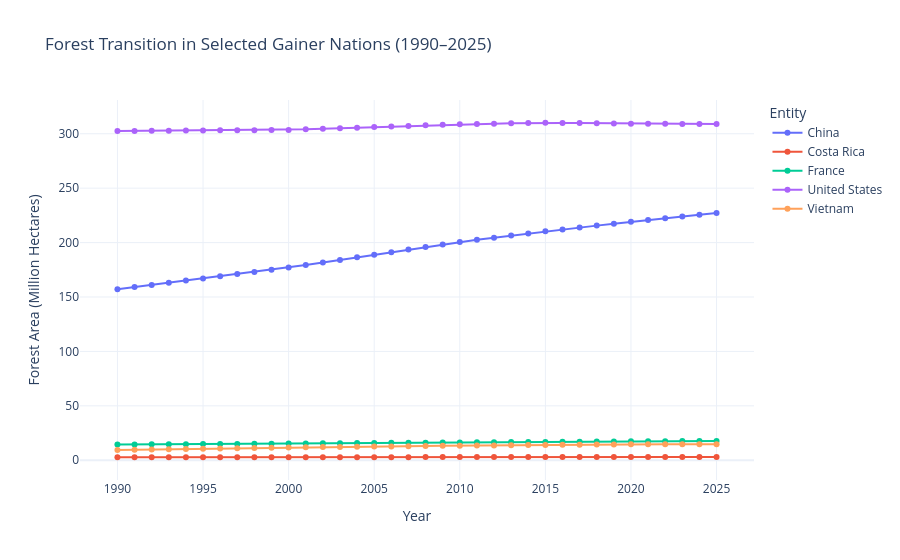

Source (notebook cell):
### Markdown cell above
### 2. Forest Transition Theory Analysis
Forest Transition Theory states that industrializing nations transition from net forest loss to forest stabilization and eventual net forest expansion as rural populations urbanize, agricultural productivity intensifies, and governments invest in forest conservation.
- **China**: The world's largest afforestation effort (Three-North Shelterbelt / Great Green Wall, Grain for Green), expanding forest area by over **60 Million hectares**.
- **Vietnam & Costa Rica**: Classic tropical transition examples shifting from clearing to ecotourism and payment for ecosystem services (PES).

### Code cell
transition_countries = ["CHN", "VNM", "CRI", "USA", "FRA"]
df_trans = df_panel[df_panel["ISO3"].isin(transition_countries)]

fig_trans = px.line(
    df_trans,
    x="Year",
    y="Forest_Area_Mha",
    color="Entity",
    markers=True,
    title="Forest Transition in Selected Gainer Nations (1990–2025)",
    labels={"Forest_Area_Mha": "Forest Area (Million Hectares)"}
)
fig_trans.update_layout(template="plotly_white")
fig_trans.show()

### Figure 1 — Plotly figure (JSON) as saved in the notebook; plotly's stock layout.template omitted (floating-point values rounded to 4 significant figures)
{"data": [{"hovertemplate": "Entity=China<br>Year=%{x}<br>Forest Area (Million Hectares)=%{y}<extra></extra>", "legendgroup": "China", "line": {"color": "#636efa", "dash": "solid"}, "marker": {"symbol": "circle"}, "mode": "lines+markers", "name": "China", "orientation": "v", "showlegend": true, "type": "scatter", "x": [1990, 1991, 1992, 1993, 1994, 1995, 1996, 1997, 1998, 1999, 2000, 2001, 2002, 2003, 2004, 2005, 2006, 2007, 2008, 2009, 2010, 2011, 2012, 2013, 2014, 2015, 2016, 2017, 2018, 2019, 2020, 2021, 2022, 2023, 2024, 2025], "xaxis": "x", "y": [157.1, 159.1, 161.1, 163.1, 165.1, 167.1, 169.1, 171.0, 173.0, 175.0, 177.0, 179.4, 181.7, 184.1, 186.4, 188.8, 191.2, 193.5, 195.9, 198.2, 200.6, 202.5, 204.5, 206.4, 208.4, 210.3, 212.1, 213.8, 215.6, 217.3, 219.1, 220.7, 222.3, 223.9, 225.5, 227.2], "yaxis": "y"}, {"hovertemplate": "Entity=Costa Rica<br>Year=%{x}<br>Forest Area (Million Hectares)=%{y}<extra></extra>", "legendgroup": "Costa Rica", "line": {"color": "#EF553B", "dash": "solid"}, "marker": {"symbol": "circle"}, "mode": "lines+markers", "name": "Costa Rica", "orientation": "v", "showlegend": true, "type": "scatter", "x": [1990, 1991, 1992, 1993, 1994, 1995, 1996, 1997, 1998, 1999, 2000, 2001, 2002, 2003, 2004, 2005, 2006, 2007, 2008, 2009, 2010, 2011, 2012, 2013, 2014, 2015, 2016, 2017, 2018, 2019, 2020, 2021, 2022, 2023, 2024, 2025], "xaxis": "x", "y": [2.759, 2.768, 2.777, 2.786, 2.795, 2.804, 2.813, 2.822, 2.831, 2.84, 2.849, 2.852, 2.855, 2.859, 2.862, 2.865, 2.868, 2.871, 2.874, 2.878, 2.881, 2.895, 2.91, 2.925, 2.94, 2.954, 2.958, 2.961, 2.965, 2.969, 2.972, 2.976, 2.979, 2.983, 2.986, 2.99], "yaxis": "y"}, {"hovertemplate": "Entity=France<br>Year=%{x}<br>Forest Area (Million Hectares)=%{y}<extra></extra>", "legendgroup": "France", "line": {"color": "#00cc96", "dash": "solid"}, "marker": {"symbol": "circle"}, "mode": "lines+markers", "name": "France", "orientation": "v", "showlegend": true, "type": "scatter", "x": [1990, 1991, 1992, 1993, 1994, 1995, 1996, 1997, 1998, 1999, 2000, 2001, 2002, 2003, 2004, 2005, 2006, 2007, 2008, 2009, 2010, 2011, 2012, 2013, 2014, 2015, 2016, 2017, 2018, 2019, 2020, 2021, 2022, 2023, 2024, 2025], "xaxis": "x", "y": [14.44, 14.52, 14.61, 14.69, 14.78, 14.86, 14.95, 15.03, 15.12, 15.2, 15.29, 15.4, 15.51, 15.63, 15.74, 15.85, 15.97, 16.08, 16.19, 16.31, 16.42, 16.5, 16.59, 16.67, 16.75, 16.84, 16.94, 17.04, 17.14, 17.25, 17.35, 17.44, 17.53, 17.62, 17.71, 17.8], "yaxis": "y"}, {"hovertemplate": "Entity=United States<br>Year=%{x}<br>Forest Area (Million Hectares)=%{y}<extra></extra>", "legendgroup": "United States", "line": {"color": "#ab63fa", "dash": "solid"}, "marker": {"symbol": "circle"}, "mode": "lines+markers", "name": "United States", "orientation": "v", "showlegend": true, "type": "scatter", "x": [1990, 1991, 1992, 1993, 1994, 1995, 1996, 1997, 1998, 1999, 2000, 2001, 2002, 2003, 2004, 2005, 2006, 2007, 2008, 2009, 2010, 2011, 2012, 2013, 2014, 2015, 2016, 2017, 2018, 2019, 2020, 2021, 2022, 2023, 2024, 2025], "xaxis": "x", "y": [302.4, 302.6, 302.7, 302.8, 302.9, 303.0, 303.1, 303.2, 303.3, 303.4, 303.5, 304.1, 304.6, 305.1, 305.6, 306.1, 306.6, 307.2, 307.7, 308.2, 308.7, 309.0, 309.3, 309.5, 309.8, 310.1, 309.9, 309.8, 309.6, 309.4, 309.3, 309.2, 309.1, 309.0, 309.0, 308.9], "yaxis": "y"}, {"hovertemplate": "Entity=Vietnam<br>Year=%{x}<br>Forest Area (Million Hectares)=%{y}<extra></extra>", "legendgroup": "Vietnam", "line": {"color": "#FFA15A", "dash": "solid"}, "marker": {"symbol": "circle"}, "mode": "lines+markers", "name": "Vietnam", "orientation": "v", "showlegend": true, "type": "scatter", "x": [1990, 1991, 1992, 1993, 1994, 1995, 1996, 1997, 1998, 1999, 2000, 2001, 2002, 2003, 2004, 2005, 2006, 2007, 2008, 2009, 2010, 2011, 2012, 2013, 2014, 2015, 2016, 2017, 2018, 2019, 2020, 2021, 2022, 2023, 2024, 2025], "xaxis": "x", "y": [9.376, 9.617, 9.858, 10.1, 10.34, 10.58, 10.82, 11.06, 11.3, 11.54, 11.78, 11.94, 12.1, 12.27, 12.43, 12.59, 12.75, 12.91, 13.07, 13.23, 13.39, 13.52, 13.66, 13.79, 13.93, 14.06, 14.18, 14.31, 14.43, 14.55, 14.68, 14.7, 14.72, 14.74, 14.77, 14.79], "yaxis": "y"}], "layout": {"legend": {"title": {"text": "Entity"}, "tracegroupgap": 0}, "title": {"text": "Forest Transition in Selected Gainer Nations (1990–2025)"}, "xaxis": {"anchor": "y", "domain": [0.0, 1.0], "title": {"text": "Year"}}, "yaxis": {"anchor": "x", "domain": [0.0, 1.0], "title": {"text": "Forest Area (Million Hectares)"}}}}
